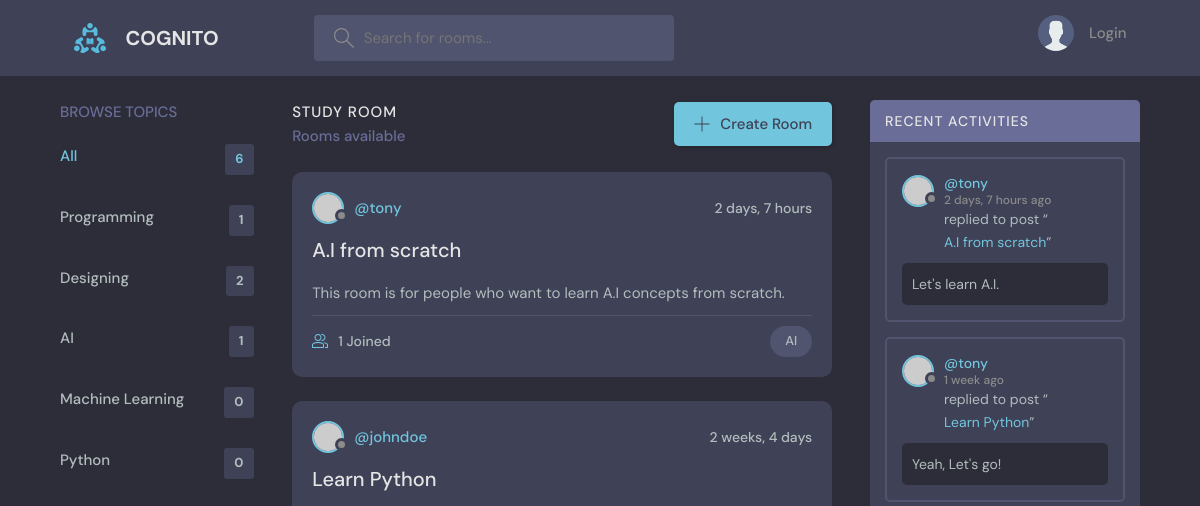
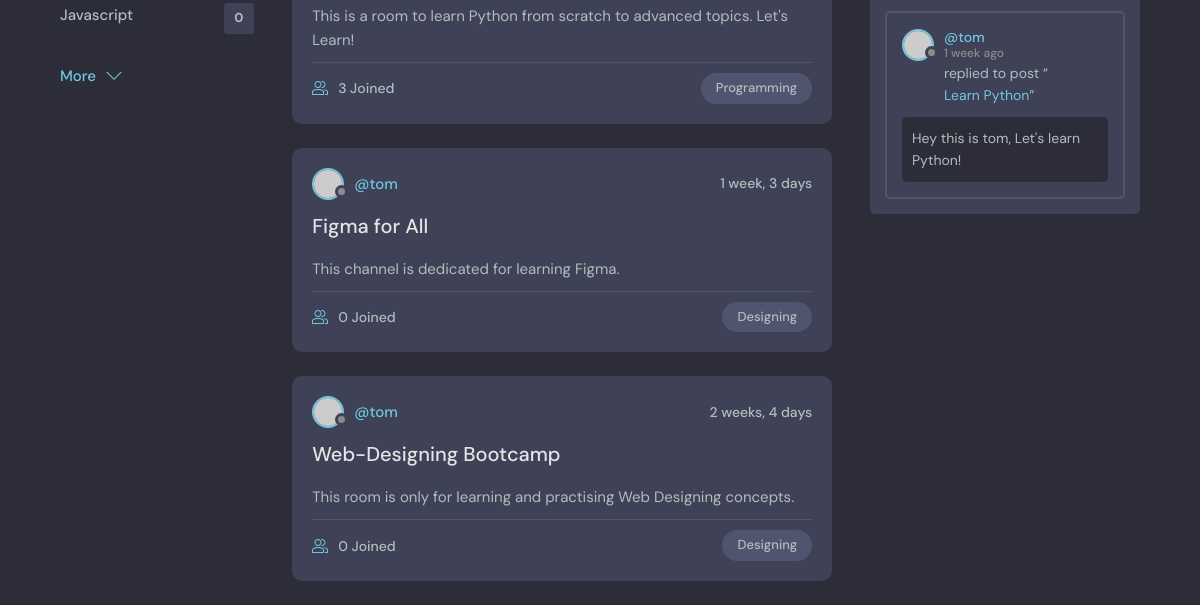
The app's page /, older data (2 pictures, top to bottom).
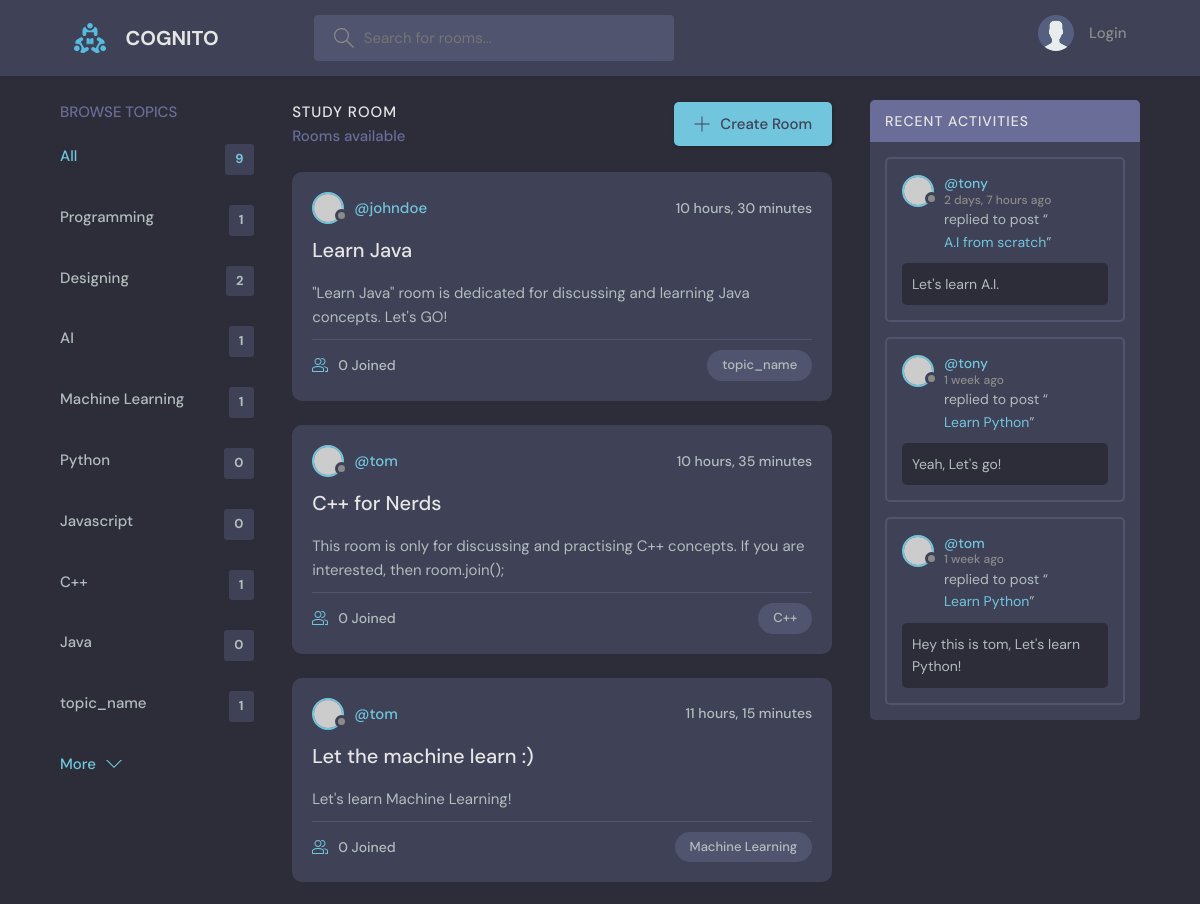
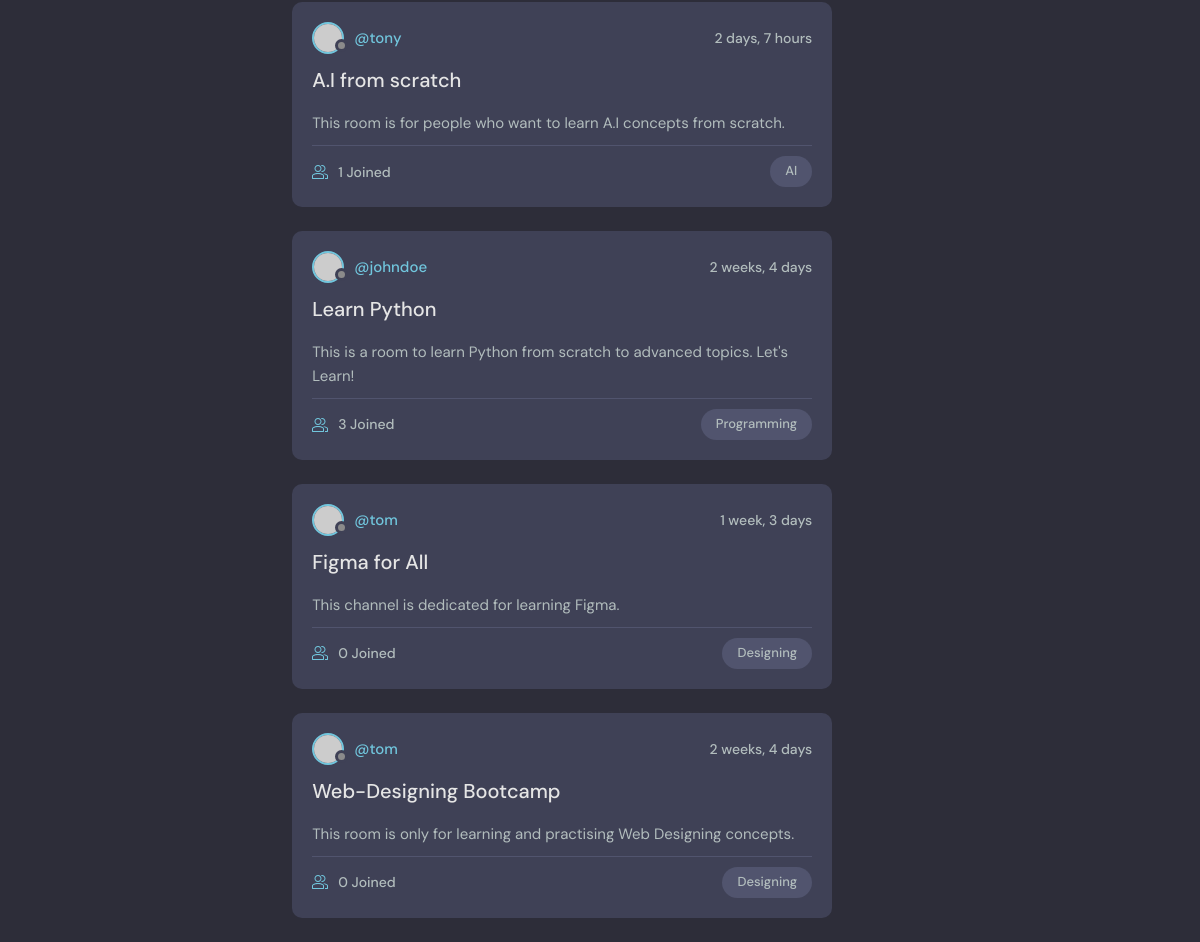
The same page, newer data (2 pictures, top to bottom).
### main/models.py (models this page shows, shortened)
class Topic(models.Model):
    name = models.CharField(max_length=200)

class Room(models.Model):
    host = models.ForeignKey(User, on_delete=models.SET_NULL, null=True)  # Host user, nullable
    topic = models.ForeignKey(Topic, on_delete=models.SET_NULL, null=True)  # Topic, nullable
    name = models.CharField(max_length=200)  # Room name
    description = models.TextField(null=True, blank=True)  # Room description, optional
    participants = models.ManyToManyField(User, related_name='participants', blank=True)  # Room participants, optional
    updated = models.DateTimeField(auto_now=True)  # Timestamp of the last update
    created = models.DateTimeField(auto_now_add=True)  # Timestamp of creation
    class Meta:
        ordering = ['-updated', '-created']  # Order by last updated and created date

class Message(models.Model):
    user = models.ForeignKey(User, on_delete=models.CASCADE)  # User who posted the message
    room = models.ForeignKey(Room, on_delete=models.CASCADE)  # Room where the message was posted
    body = models.TextField()  # Message content
    updated = models.DateTimeField(auto_now=True)  # Timestamp of the last update
    created = models.DateTimeField(auto_now_add=True)  # Timestamp of creation
    class Meta:
        ordering = ['-updated', '-created']  # Order by last updated and created date

### main/views.py (the view)
# urls.py: 2. Add a URL to urlpatterns:  path('', views.home, name='home')
def home(request):
    q = request.GET.get('q') if request.GET.get('q') else ''
    rooms = Room.objects.filter(
        Q(topic__name__icontains=q) |
        Q(name__icontains=q) |
        Q(description__icontains=q)
    )
    topics = Topic.objects.all()
    room_count = rooms.count()
    room_messages = Message.objects.filter(Q(room__topic__name__icontains=q))
    context = {'rooms': rooms, 'topics': topics, 'room_count': room_count, 'room_messages': room_messages}
    return render(request, 'main/home.html', context)

### templates/main/home.html (shortened to what this page needs)
{% extends "base.html" %}
{% block content %}
    <main class="layout layout--3">
      <div class="container">
        {% include "main/topics_component.html" %}
        <div class="roomList">
          <div class="roomList__header">
            <div>
              <h2>Study Room</h2>
              <p>{{rooms_count}} Rooms available</p>
            </div>
            <a class="btn btn--main" href="{% url "create_room" %}">
              <svg version="1.1" xmlns="http://www.w3.org/2000/svg" width="32" height="32" viewBox="0 0 32 32">
                <title>add</title>
                <path
                  d="M16.943 0.943h-1.885v14.115h-14.115v1.885h14.115v14.115h1.885v-14.115h14.115v-1.885h-14.115v-14.115z"
                ></path>
              </svg>
              Create Room
            </a>
          </div>
        {% include "main/feed_component.html" %}
        </div>
        {% include "main/activity_component.html" %}
      </div>
    </main>
{% endblock content %}

### templates/main/topics_component.html
<div class="topics">
    <div class="topics__header">
      <h2>Browse Topics</h2>
    </div>
    <ul class="topics__list">
      <li>
        <a href="{% url 'home' %}" class="active">All <span>{{topics.count}}</span></a>
      </li>
      {% for topic in topics %}
      <li>
        <a href="{% url 'home' %}?q={{ topic.name }}">{{ topic.name }}<span>{{topic.room_set.all.count}}</span></a>
      </li>
      {% endfor %}
    </ul>
    <a class="btn btn--link" href="topics.html">
      More
      <svg version="1.1" xmlns="http://www.w3.org/2000/svg" width="32" height="32" viewBox="0 0 32 32">
        <title>chevron-down</title>
        <path d="M16 21l-13-13h-3l16 16 16-16h-3l-13 13z"></path>
      </svg>
    </a>
  </div>

### templates/main/feed_component.html (shortened to what this page needs)
{% for room in rooms %}
<div class="roomListRoom">
    <div class="roomListRoom__header">
      <a href="{% url "user_profile" room.host.id %}" class="roomListRoom__author">
        <div class="avatar avatar--small">
          <img src="https://randomuser.me/api/portraits/women/11.jpg" />
        </div>
        <span>@{{room.host.username}}</span>
      </a>
      <div class="roomListRoom__actions">
        <span>{{room.created|timesince}}</span>
      </div>
    </div>
    <div class="roomListRoom__content">
      <a href="{% url 'room' room.id %}">{{room.name}}</a>
      <p>
        {{room.description}}
      </p>
    </div>
    <div class="roomListRoom__meta">
      <a href="{% url 'room' room.id %}" class="roomListRoom__joined">
        {{room.participants.all.count}} Joined
      </a>
      <p class="roomListRoom__topic">{{room.topic.name}}</p>
    </div>
  </div>
  {% endfor %}

### templates/main/activity_component.html (shortened to what this page needs)
<div class="activities">
    <div class="activities__header">
      <h2>Recent Activities</h2>
    </div>
    {% for message in room_messages %}
    <div class="activities__box">
      <div class="activities__boxHeader roomListRoom__header">
        <a href="{% url "user_profile" message.user.id %}" class="roomListRoom__author">
          <div class="avatar avatar--small">
            <img src="https://randomuser.me/api/portraits/women/11.jpg" />
          </div>
          <p>
            @{{ message.user }}
            <span>{{ message.created|timesince }} ago</span>
          </p>
        </a>
      </div>
      <div class="activities__boxContent">
        <p>replied to post “<a href="{% url 'room' message.room.id %}">{{ message.room.name }}</a>”</p>
        <div class="activities__boxRoomContent">
          {{message.body}}
        </div>
      </div>
    </div>
    {% endfor %}
  </div>

Row changes from the older to the newer data that the page shows:
computed for Topic "Machine Learning": room_set.all.count "0" → "1"
added Topic: name "C++", room_set.all.count "1"
added Topic: name "Java", room_set.all.count "0"
added Topic: name "topic_name", room_set.all.count "1"
added Room: host.username "johndoe", created "10 hours, 30 minutes", name "Learn Java", description "\"Learn Java\" room is dedicated for discussing and learning Java concepts. Let's GO!", participants.all.count "0", topic.name "topic_name"
added Room: host.username "tom", created "10 hours, 35 minutes", name "C++ for Nerds", description "This room is only for discussing and practising C++ concepts. If you are interested, then room.join();", participants.all.count "0", topic.name "C++"
added Room: host.username "tom", created "11 hours, 15 minutes", name "Let the machine learn :)", description "Let's learn Machine Learning!", participants.all.count "0", topic.name "Machine Learning"
Text that changed along with them:
{{ topics.count }}: "6" → "9"
